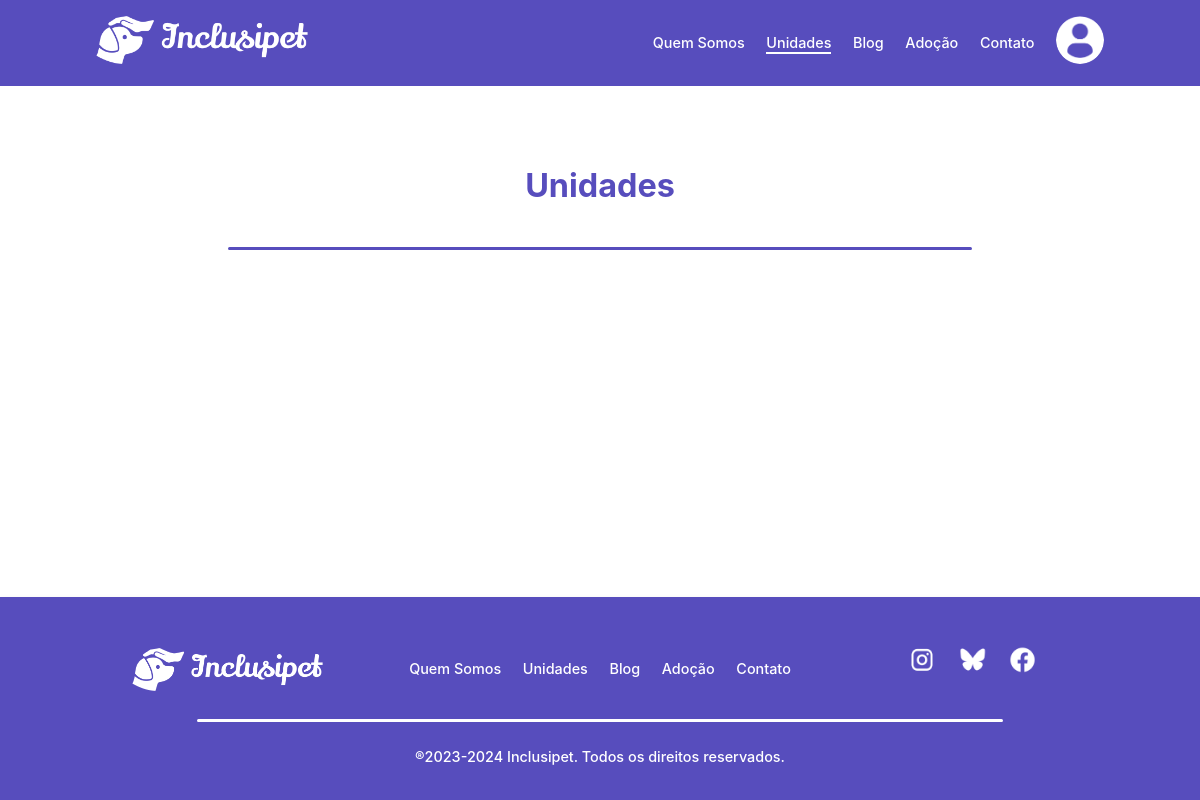
The app's page /view/pages/Unidades/unidades.php, older data.
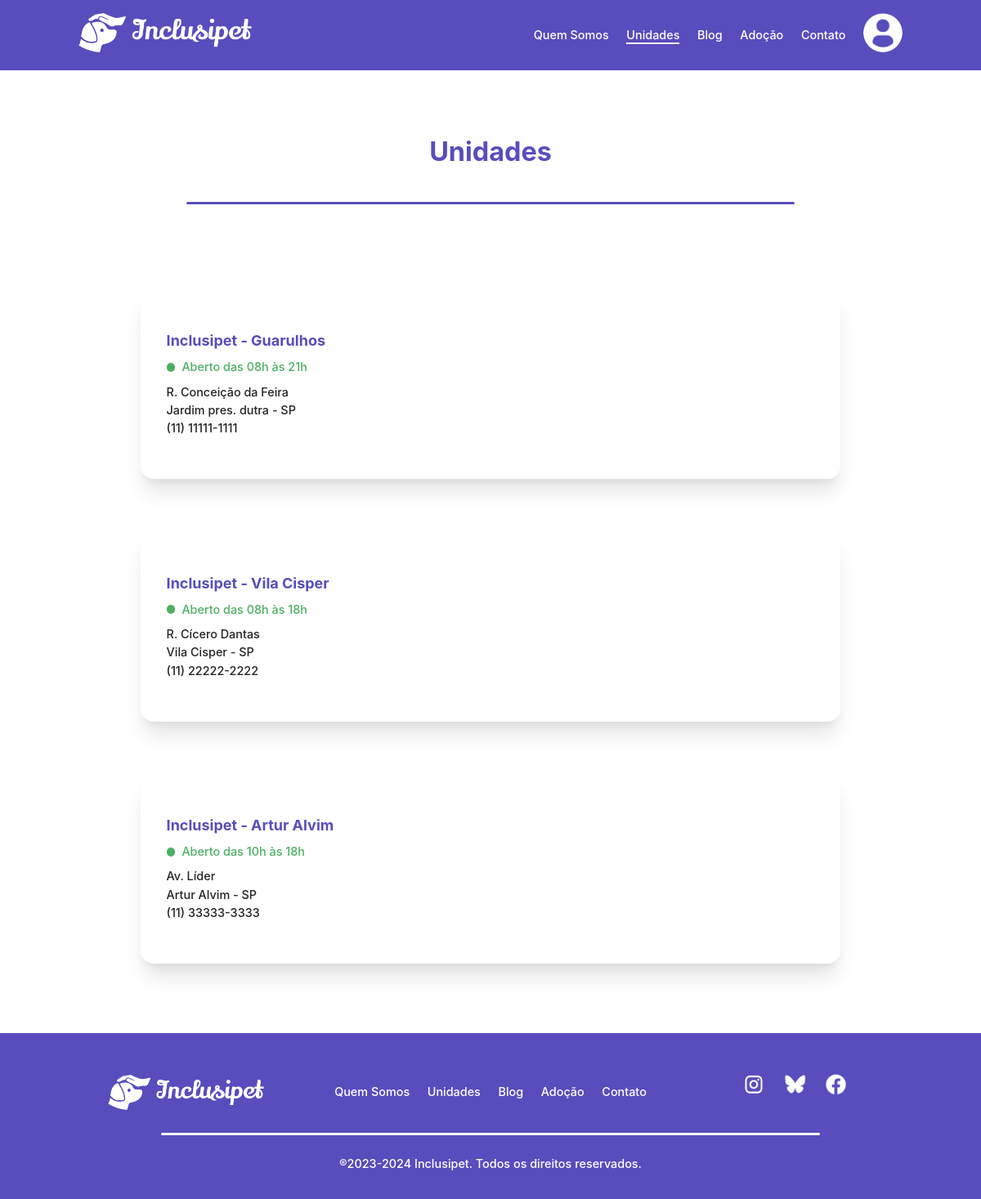
The same page, newer data.
### tables this page shows
CREATE TABLE `unidade` (
  `CodUnidade` int(11) NOT NULL,
  `Nome` varchar(35) NOT NULL,
  `Endereco` varchar(50) NOT NULL,
  `Bairro` varchar(50) NOT NULL,
  `Telefone` varchar(15) NOT NULL,
  `HorarioInicial` time DEFAULT NULL,
  `HorarioFinal` time DEFAULT NULL,
  `Link` text NOT NULL
);

### model/Arquivo/Inicializacao/globals.php (called while the page is built, shortened)
<?php
  $BASE_URL = "http://" . $_SERVER["SERVER_NAME"] . dirname($_SERVER["REQUEST_URI"]."?") . "/";

### controller/DAO/AgendamentoDAO/AgendamentoDAO.php (called while the page is built, shortened)
<?php
class AgendamentoDAO implements AgendamentoDAOInterface
{
    private $conn;
    public function __construct(PDO $conn, $url)
    {
        $this->conn = $conn;
    }
    public function getAllUnidade()
    {
        $stmt = $this->conn->prepare("SELECT * FROM unidade");
        $stmt->execute();
        if ($stmt->rowCount() > 0) {
            $unidade = $stmt->fetchAll();
            return $unidade;
        }
    }
}

### view/pages/Unidades/unidades.php (the view, shortened to what this page needs)
<!DOCTYPE html>
<html lang="pt-br">
<head>
  <link rel="stylesheet" href="../../assets/css/StyleGeral.css" />
  <link rel="stylesheet" href="../../assets/css/StyleUnidades.css" />
</head>
<body>
  <?php
  $activePage = "unidades";
  include('../../components/headers/header.php');
  require_once("../../../controller/DAO/AgendamentoDAO/AgendamentoDAO.php");
  $agendamentoDao = new AgendamentoDAO($conn, $BASE_URL);
  $unidades = $agendamentoDao->getAllUnidade()
    ?>
  <div class="container container__unidades">
    <div class="container">
      <div class="titulo">Unidades</div>
      <div class="hr"></div>
    </div>
    <?php foreach ($unidades as $unidade): ?>
      <div class="cartao__unidades" inicial="<?= explode(':', trim($unidade[5]))[0] ?>"
        final="<?= explode(':', trim($unidade[6]))[0] ?>">
        <div class="cartao-body">
          <strong class="cartao-titulo"><?= $unidade[1] ?></strong>
          <div class="cartao-subtitulo">
            <div class="status"></div>
            <div class="texto-subtitulo">Aberto das <?= explode(':00', trim($unidade[5]))[0] ?>h às
              <?= explode(':00', trim($unidade[6]))[0] ?>h
            </div>
          </div>
          <p class="card-text">
            <?= $unidade[2] ?><br />
            <?= $unidade[3] ?><br />
            <?= $unidade[4] ?>
          </p>
        </div>
        <iframe src="<?= $unidade[7] ?>" class="iframe"></iframe>
      </div>
    <?php endforeach; ?>
  </div>
  <?php
  include('../../components/footer.php');
  ?>
</body>
</html>

### view/components/headers/header.php (shortened to what this page needs)
<?php
require_once('../../../model/Arquivo/inicializacao/globals.php');
require_once('../../../model/Arquivo/inicializacao/db.php');
$clienteDao = new ClienteDAO($conn, $BASE_URL);
$clienteData = $clienteDao->verifyToken(false);
$funcionarioDao = new FuncionarioDAO($conn, $BASE_URL);
$funcionarioData = $funcionarioDao->verifyToken(false);
?>
<header class="header">
  <div class="container container__header">
    <a href="../index/index.php">
      <img src="../../assets/img/Outros/inclusipet.png" alt="Logo Inclusipet" class="logo__header" />
    </a>
    <ul class="menu__header">
      <li>
        <a href="../QuemSomos/quemsomos.php" class="links__header <?php if ($activePage == 'quemsomos') {
          echo 'pagatual';
        } else {
          echo 'a-under ';
        } ?>">Quem Somos</a>
      </li>
      <li>
        <a href="../Unidades/unidades.php" class="links__header <?php if ($activePage == 'unidades') {
          echo 'pagatual';
        } else {
          echo 'a-under ';
        } ?>"">Unidades</a>
      </li>
      <li>
        <a href=" ../Blog/blog.php" class="links__header <?php if ($activePage == 'blog') {
          echo 'pagatual';
        } else {
          echo 'a-under ';
        } ?>"">Blog</a>
      </li>
      <li>
        <a href=" ../Adocao/adocao.php" class="links__header <?php if ($activePage == 'adocao') {
          echo 'pagatual';
        } else {
          echo 'a-under ';
        } ?>"">Adoção</a>
      </li>
      <li>
        <a href=" ../Contato/contato.php" class="links__header <?php if ($activePage == 'contato') {
          echo 'pagatual';
        } else {
          echo 'a-under ';
        } ?>"">Contato</a>
      </li>
        <li>
        <?php if ($clienteData) { ?>
          <a href=""> | </a>
          </li>
          <li>
          <a href=" ../Perfil/perfil.php" class="a-logado"><?= $primeiroNome[0] ?>
            <img src="../../assets/img/ImagensPerfil/<?= $clienteData->imagem ?>" alt="Login" class="login__header" />
          </a>
        <?php } else { ?>
            <a href=" ../Login/login.php">
              <img src="../../assets/img/Login/login.png" alt="Login" class="login__header" />
            </a>
        <?php } ?>
      </li>
    </ul>
  </div>
</header>

### view/components/footer.php
<footer class="footer">
  <div class="container container__footer">
    <div class="section__footer section-logo__footer">
      <a href="index.php" class="logo-wrapper__footer"><img src="../../assets/img/Outros/inclusipet.png"
          alt="Logo Inclusipet" class="logo__footer" /></a>
    </div>
    <div class="section__footer section__footer-links">
      <ul class="menu__footer">
        <li>
          <a href="../QuemSomos/quemsomos.php" class="links__footer a-under">Quem Somos</a>
        </li>
        <li>
          <a href="../Unidades/unidades.php" class="links__footer a-under">Unidades</a>
        </li>
        <li>
          <a href="../Blog/blog.php" class="links__footer a-under">Blog</a>
        </li>
        <li>
          <a href="../Adocao/adocao.php" class="links__footer a-under">Adoção</a>
        </li>
        <li>
          <a href="../Contato/contato.php" class="links__footer a-under">Contato</a>
        </li>
      </ul>
    </div>
    <div class="section__footer">
      <ul class="menu__footer">
        <li>
          <a href="https://www.instagram.com/inclusipet/" class="links__footer"><img
              src="../../assets/img/Contato/instagram.png" alt="Instagram" class="rede-social" /></a>
        </li>
        <li>
          <a href="https://bsky.app/profile/inclusipet.bsky.social" class="links__footer"><img
              src="../../assets/img/Contato/bluesky.png" alt="Blue Sky" class="rede-social" /></a>
        </li>
        <li>
          <a href="https://www.facebook.com/profile.php?id=61553182305622&mibextid=ZbWKwL" class="links__footer"><img
              src="../../assets/img/Contato/facebook.png" alt="Facebook" class="rede-social" /></a>
        </li>
      </ul>
    </div>
  </div>
  <div class="container container__footer">
    <div class="hr-footer"></div>
  </div>
  <div class="container container__footer">®2023-<?= date("Y") ?> Inclusipet. Todos os direitos reservados.</div>
</footer>
</body>

### view/assets/css/StyleGeral.css (style rules this page uses)
:root { --white: #ffffff; --light-gray: #f3f3f3; --gray: #434343; --grayblack: #232323; --shadow: #00000040; --purple: #574dbd; --purplehover: #403898; --overlay: rgba(87, 77, 189, 0.25); --green-light: #51c09f; --green: #4cb062; --greenhover: #38884a; --yellow: #ffb800; --yellowhover: #f59f00; --red: #ff4848; --redhover: #c73131; --size-xxs: 0.45rem; --size-xs: 0.7425rem; --size-sm: 0.7875rem; --size-base: 0.9rem; --size-lg: 1.0125rem; --size-xl: 1.125rem; --size-2x: 1.35rem; --size-3x: 1.6875rem; --size-4x: 2.025rem; --size-5x: 2.7rem; --size-6x: 3.15rem; --size-7x: 4.05rem; --size-8x: 5.4rem; --size-9x: 7.2rem; --size-10x: 9rem; }
*, *::before, *::after { box-sizing: border-box; margin: 0; padding: 0; line-height: calc(1em + 0.5rem); font-family: "inter"; }
body { overflow-x: hidden; color: var(--grayblack); font-weight: 500; font-size: var(--size-xl); position: relative; min-height: 100vh; padding-bottom: 18.75rem; overflow-y: scroll; }
img, picture, video, iframe { max-width: 100%; border-width: 0; }
header a, footer a { text-decoration: none; color: var(--white); display: inline-block; position: relative; }
a { text-decoration: none; color: inherit; }
.a-under::after { content: ""; position: absolute; width: 100%; transform: scaleX(0); height: 2px; bottom: 0; left: 0; background-color: var(--white); transform-origin: center; transition: transform 0.25s ease-out; }
.pagatual::after { content: ""; position: absolute; width: 100%; height: 2px; bottom: 0; left: 0; background-color: var(--white); }
.titulo { text-align: center; color: var(--purple); font-weight: 700; font-size: var(--size-5x); }
strong { font-weight: 700; color: var(--purple); }
.hr { border-top: 3px solid var(--purple); border-radius: 5px; width: 75%; margin-block: 2.5rem; margin-inline: auto; }
.hr-footer { border-top: 3px solid var(--white); border-radius: 5px; width: 80%; margin-left: auto; margin-right: auto; }
.container { max-width: 1536px; margin-inline: auto; padding-left: 0.5rem; width: 100%; padding-right: 0.5rem; }
.header { width: 100%; background-color: var(--purple); z-index: 1; }
.container__header { padding-top: 1rem; padding-bottom: 1rem; display: flex; justify-content: space-between; align-items: center; font-size: var(--size-lg); }
.menu__header { display: flex; align-items: center; gap: 2em; padding: 0; margin-bottom: 0; list-style: none; }
.logo__header { height: 3.8rem; }
.footer { position: absolute; bottom: 0; width: 100%; margin-top: 5rem; background-color: var(--purple); box-shadow: 0px 5px 7px 0px var(--shadow); display: flex; gap: 1.5rem; padding-top: 3rem; padding-bottom: 2rem; flex-direction: column; z-index: 10; }
.container__footer { display: flex; justify-content: center; color: var(--white); font-size: var(--size-lg); }
.section__footer { width: 30rem; display: flex; }
.section__footer-links { width: 50rem; }
.menu__footer { align-items: flex-end; width: fit-content; margin-left: auto; margin-right: auto; display: flex; gap: 2em; padding: 0; margin-bottom: 1em; list-style: none; }
.logo-wrapper__footer { display: flex; align-items: center; margin-left: auto; margin-right: auto; }
.logo__footer { height: 3.5em; }
@media (max-width: 1536px) { .container { max-width: 1280px; } }
@media (max-width: 1280px) { .container { max-width: 1024px; } }
@media (max-width: 1280px) { .menu__header, .menu__footer, .container__footer { font-size: var(--size-base); gap: 1.5em; } }
@media (max-width: 1280px) { .logo__header, .login__header { height: 3rem; } }
@media (max-width: 1280px) { .titulo { font-size: var(--size-4x); } }
@media (max-width: 1280px) { body { padding-bottom: 18rem; font-size: var(--size-base); } }
@media (max-width: 1280px) { .logo__footer { height: 3em; } }

Row changes from the older to the newer data that the page shows:
added unidade: Nome "Inclusipet - Guarulhos", HorarioInicial "08", HorarioFinal "21", Endereco "R. Conceição da Feira", Bairro "Jardim pres. dutra - SP", Telefone "(11) 11111-1111"
added unidade: Nome "Inclusipet - Vila Cisper", HorarioInicial "08", HorarioFinal "18", Endereco "R. Cícero Dantas", Bairro "Vila Cisper - SP", Telefone "(11) 22222-2222"
added unidade: Nome "Inclusipet - Artur Alvim", HorarioInicial "10", HorarioFinal "18", Endereco "Av. Líder", Bairro "Artur Alvim - SP", Telefone "(11) 33333-3333"
